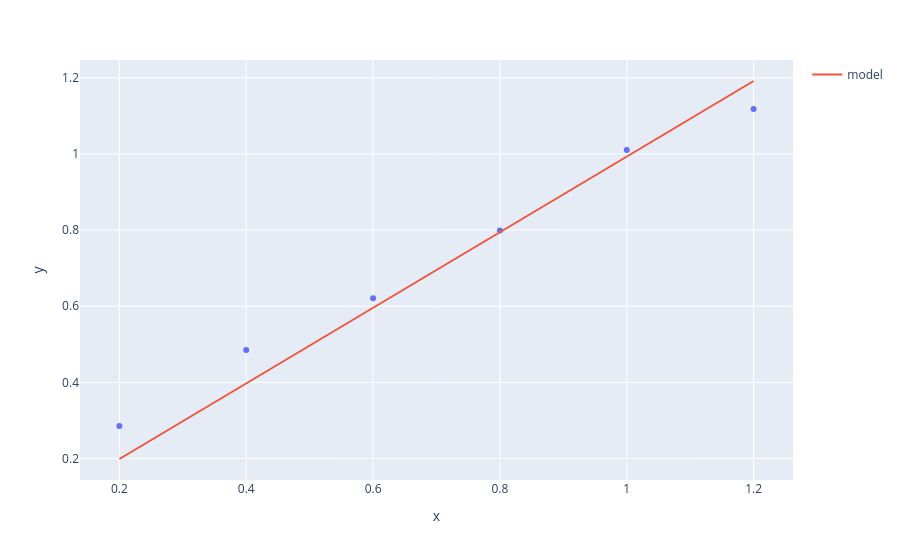

Notebook code for this chart:
### Code cell
fig = px.scatter(x= df["concentration"], y=df["absorbance"])
fig.add_scatter(x=df["concentration"], y=df["predicted"], mode="lines", name="model")
fig.show()

### Figure 1 — Plotly figure (JSON) as saved in the notebook; plotly's stock layout.template omitted (floating-point values rounded to 4 significant figures)
{"data": [{"hovertemplate": "x=%{x}<br>y=%{y}<extra></extra>", "legendgroup": "", "marker": {"color": "#636efa", "symbol": "circle"}, "mode": "markers", "name": "", "orientation": "v", "showlegend": false, "type": "scatter", "x": [0.2, 0.4, 0.6, 0.8, 1.0, 1.2], "xaxis": "x", "y": [0.285, 0.485, 0.621, 0.799, 1.01, 1.118], "yaxis": "y"}, {"mode": "lines", "name": "model", "type": "scatter", "x": [0.2, 0.4, 0.6, 0.8, 1.0, 1.2], "y": [0.1986, 0.3972, 0.5958, 0.7944, 0.993, 1.192]}], "layout": {"legend": {"tracegroupgap": 0}, "margin": {"t": 60}, "xaxis": {"anchor": "y", "domain": [0.0, 1.0], "title": {"text": "x"}}, "yaxis": {"anchor": "x", "domain": [0.0, 1.0], "title": {"text": "y"}}}}
